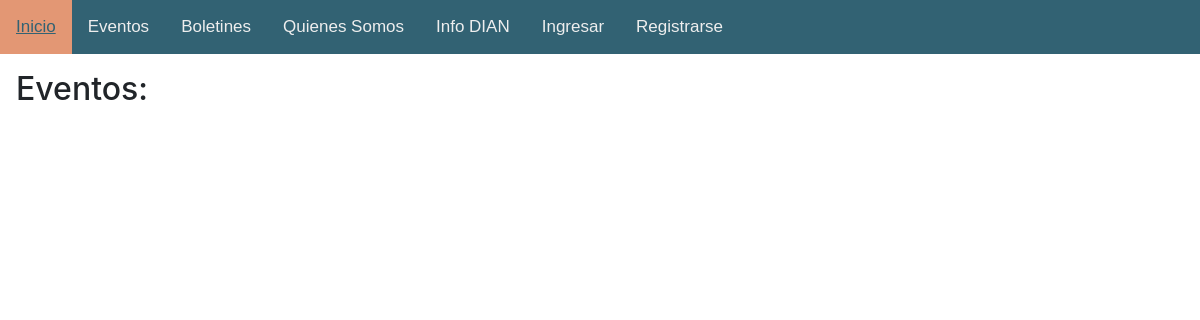
The app's page /eventos/lista/, older data.
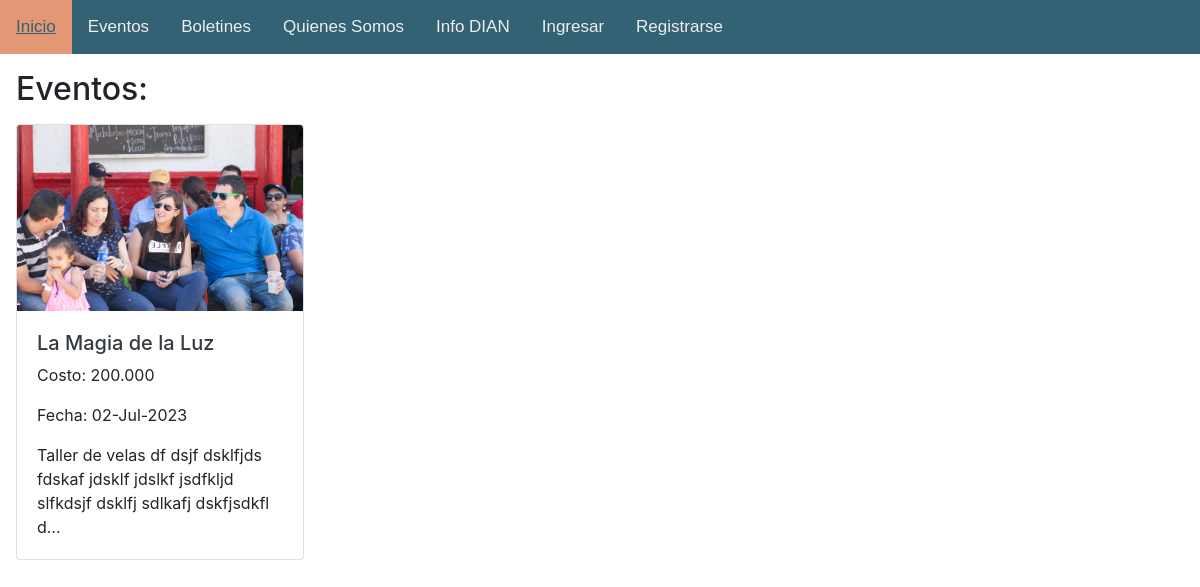
The same page, newer data.
### eventos/models.py (models this page shows, shortened)
class Evento(models.Model):
    TYPES = [
        ('Taller', 'Taller'),
        ('Encuentro', 'Encuentro'),
    ]
    nombre = models.CharField(max_length=40)
    tipo = models.CharField(max_length=15, choices=TYPES)
    descripcion = models.TextField(null=True, blank=True)
    fecha = models.DateField()
    costo = models.PositiveIntegerField(default=0)
    imagen = models.ImageField(upload_to='eventos', null=True, blank=True)
    inscritos = models.ManyToManyField(User, blank=True)
    concluido = models.BooleanField(default=False)
    cancelado = models.BooleanField(default=False)
    cupos = models.PositiveSmallIntegerField(default=0)
    cant_inscritos = models.PositiveSmallIntegerField(default=0)
    cerrado = models.BooleanField(default=False)
    prueba = models.BooleanField(default=True)

### eventos/views.py (the view)
def listaEventos(request):
    staff = False
    comunidad = False
    try:
        user = request.user
        cu = CustomUser.objects.get(user_id=user.id)
        if cu.comunidad:
            comunidad = True
        if User.objects.get(username=user).is_staff:
            staff = True
    except:
        pass
    for evento in Evento.objects.filter(cancelado=False, concluido=False):
        evento.cant_inscritos = evento.inscritos.count()
        if evento.cant_inscritos >= evento.cupos:
            evento.cerrado = True
        else:
            evento.cerrado = False
        if evento.fecha < date.today():
            evento.concluido = True
        evento.save()
    return render(request, 'eventos/list.html', {
        'events': Evento.objects.filter(cancelado=False, concluido=False, prueba=False).order_by('fecha'),
        'all_events': Evento.objects.filter(cancelado=False, concluido=False).order_by('fecha'),
        'comunidad': comunidad,
        'staff': staff,
    })

### eventos/templates/eventos/list.html (shortened to what this page needs)
{% extends 'base.html' %}
{% load static %}
    {% block body %}
    <h2 class="mx-3 my-3">Eventos:</h2>
    <div class="row mx-3 my-3">
    {% if staff %}
    {% for event in all_events %}
    <div class="card" style="width: 18rem;">
      <a href="{% url 'eventos.detail' pk=event.id %}" class="text-dark text-decoration-non">
        <img src="{{ event.imagen.url }}" class="card-img-top" alt="{{event.nombre}}">
        <div class="card-body">
            <h5>{{ event.nombre }}</h5></a>
            <p class="card-text">Costo:
                {% if event.cerrado %}
                    Evento cerrado por cupos
                {% else %}
                    {{ event.costo }}
                {% endif %}
            </p>
            <p class="card-text">Fecha: {{ event.fecha|date:"d-M-Y" }}</p>
            <p class="card-text">{{ event.descripcion|truncatechars:100}}</p>
        </div>
      </a>
    </div>
    {% endfor %}
    {% else %}
    {% for event in events %}
    <div class="card" style="width: 18rem;">
      <a href="{% url 'eventos.detail' pk=event.id %}" class="text-dark text-decoration-non">
        <img src="{{ event.imagen.url }}" class="card-img-top" alt="{{event.nombre}}">
        <div class="card-body">
            <h5>{{ event.nombre }}</h5></a>
            <p class="card-text">Costo:
                {% if event.cerrado %}
                    Evento cerrado por cupos
                {% else %}
                    {{ event.costo }}
                {% endif %}
            </p>
            <p class="card-text">Fecha: {{ event.fecha|date:"d-M-Y" }}</p>
            <p class="card-text">{{ event.descripcion|truncatechars:100}}</p>
        </div>
    </div>
    {% endfor %}
    {% endif %}
    </div>
    {% endblock %}

Row changes from the older to the newer data that the page shows:
now on this page (row edited): Evento: imagen (picture), nombre "La Magia de la Luz", costo "200.000", fecha "02-Jul-2023", descripcion "Taller de velas df dsjf dsklfjds fdskaf jdsklf jdslkf jsdfkljd slfkdsjf dsklfj sdlkafj dskfjsdkfl d…"
